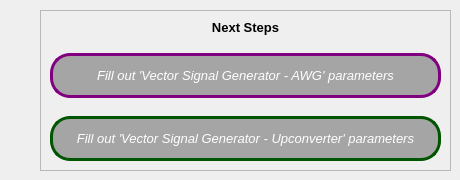
                 <widget class="QWidget" name="awg_upNext">
                  <widget class="QFrame" name="nextFrame_4">
                   <property name="geometry">
                    <rect>
                     <x>40</x>
                     <y>10</y>
                     <width>411</width>
                     <height>161</height>
                    </rect>
                   </property>
                   <property name="font">
                    <font>
                     <pointsize>4</pointsize>
                    </font>
                   </property>
                   <property name="frameShape">
                    <enum>QFrame::StyledPanel</enum>
                   </property>
                   <property name="frameShadow">
                    <enum>QFrame::Plain</enum>
                   </property>
                   <widget class="QWidget" name="verticalLayoutWidget_4">
                    <property name="geometry">
                     <rect>
                      <x>10</x>
                      <y>10</y>
                      <width>391</width>
                      <height>141</height>
                     </rect>
                    </property>
                    <layout class="QVBoxLayout" name="verticalLayout_7" stretch="0,1,1">
                     <property name="spacing">
                      <number>18</number>
                     </property>
                     <item>
                      <widget class="QLabel" name="label_68">
                       <property name="font">
                        <font>
                         <pointsize>10</pointsize>
                         <weight>75</weight>
                         <bold>true</bold>
                        </font>
                       </property>
                       <property name="text">
                        <string>Next Steps</string>
                       </property>
                       <property name="alignment">
                        <set>Qt::AlignCenter</set>
                       </property>
                      </widget>
                     </item>
                     <item>
                      <widget class="QLabel" name="fillAWG_2">
                       <property name="font">
                        <font>
                         <pointsize>10</pointsize>
                         <weight>50</weight>
                         <italic>true</italic>
                         <bold>false</bold>
                        </font>
                       </property>
                       <property name="styleSheet">
                        <string notr="true">QLabel {background:#A5A5A5;color:white;border-radius:20px;border:3px solid purple}</string>
                       </property>
                       <property name="lineWidth">
                        <number>1</number>
                       </property>
                       <property name="text">
                        <string>Fill out 'Vector Signal Generator - AWG' parameters</string>
                       </property>
                       <property name="alignment">
                        <set>Qt::AlignCenter</set>
                       </property>
                      </widget>
                     </item>
                     <item>
                      <widget class="QLabel" name="fillUp">
                       <property name="font">
                        <font>
                         <pointsize>10</pointsize>
                         <italic>true</italic>
                         <kerning>true</kerning>
                        </font>
                       </property>
                       <property name="styleSheet">
                        <string notr="true">QLabel {background:#A5A5A5;color:white;border-radius:20px;border:3px solid #005500}</string>
                       </property>
                       <property name="text">
                        <string>Fill out 'Vector Signal Generator - Upconverter' parameters</string>
                       </property>
                       <property name="alignment">
                        <set>Qt::AlignCenter</set>
                       </property>
                      </widget>
                     </item>
                    </layout>
                   </widget>
                  </widget>
                 </widget>
